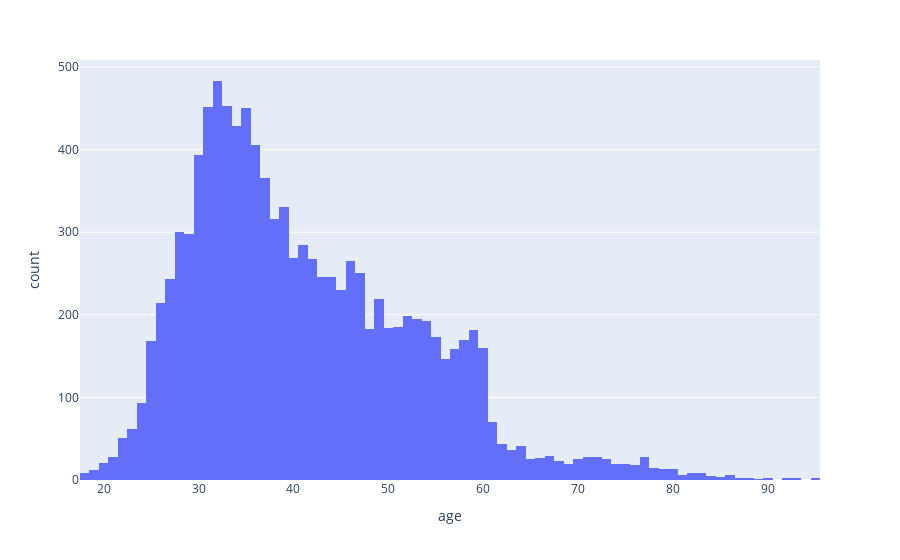

Notebook code for this chart:
### Code cell
fig = px.histogram(dfClientDataReadable.age, x='age')
fig.show()

### Figure 1 — Plotly figure (JSON) as saved in the notebook; plotly's stock layout.template omitted (floating-point values rounded to 4 significant figures; data arrays with more than 128 entries replaced by an {"elided": "..."} marker saying what was removed)
{"data": [{"alignmentgroup": "True", "bingroup": "x", "hovertemplate": "age=%{x}<br>count=%{y}<extra></extra>", "legendgroup": "", "marker": {"color": "#636efa", "pattern": {"shape": ""}}, "name": "", "offsetgroup": "", "orientation": "v", "showlegend": false, "type": "histogram", "x": {"elided": "10578 int values"}, "xaxis": "x", "yaxis": "y"}], "layout": {"autosize": true, "barmode": "relative", "legend": {"tracegroupgap": 0}, "margin": {"t": 60}, "xaxis": {"anchor": "y", "autorange": true, "domain": [0, 1], "range": [17.5, 95.5], "title": {"text": "age"}, "type": "linear"}, "yaxis": {"anchor": "x", "autorange": true, "domain": [0, 1], "range": [0, 508.4], "title": {"text": "count"}}}}
